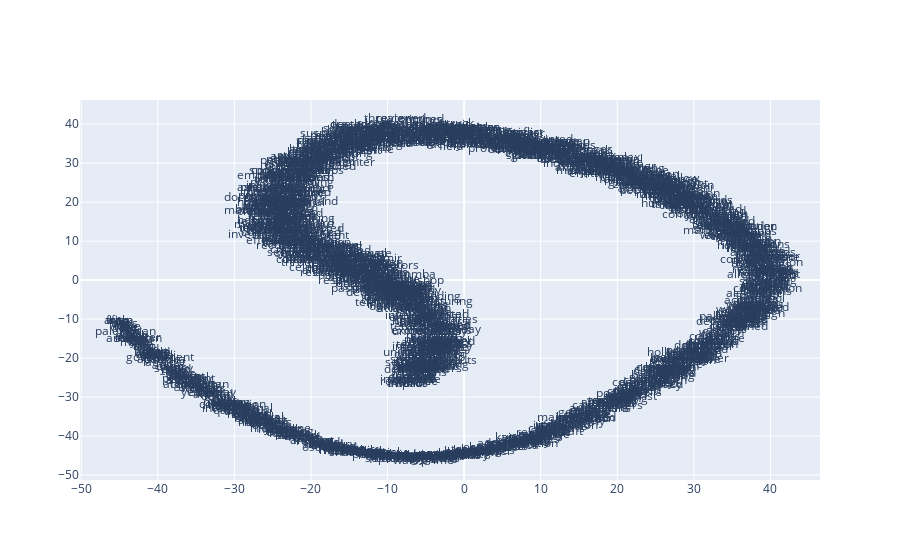

Notebook code cell kept with this figure:
### Markdown cell above
Visualising Word Embeddings
---------------------------

The word embeddings made by the model can be visualised by reducing
dimensionality of the words to 2 dimensions using tSNE.

Visualisations can be used to notice semantic and syntactic trends in the data.

Example:

* Semantic: words like cat, dog, cow, etc. have a tendency to lie close by
* Syntactic: words like run, running or cut, cutting lie close together.

Vector relations like vKing - vMan = vQueen - vWoman can also be noticed.

.. Important::
  The model used for the visualisation is trained on a small corpus. Thus
  some of the relations might not be so clear.

### Code cell
from sklearn.decomposition import IncrementalPCA    # inital reduction
from sklearn.manifold import TSNE                   # final reduction
import numpy as np                                  # array handling


def reduce_dimensions(model):
    num_dimensions = 2  # final num dimensions (2D, 3D, etc)

    # extract the words & their vectors, as numpy arrays
    vectors = np.asarray(model.wv.vectors)
    labels = np.asarray(model.wv.index_to_key)  # fixed-width numpy strings

    # reduce using t-SNE
    tsne = TSNE(n_components=num_dimensions, random_state=0)
    vectors = tsne.fit_transform(vectors)

    x_vals = [v[0] for v in vectors]
    y_vals = [v[1] for v in vectors]
    return x_vals, y_vals, labels


x_vals, y_vals, labels = reduce_dimensions(model)

def plot_with_plotly(x_vals, y_vals, labels, plot_in_notebook=True):
    from plotly.offline import init_notebook_mode, iplot, plot
    import plotly.graph_objs as go

    trace = go.Scatter(x=x_vals, y=y_vals, mode='text', text=labels)
    data = [trace]

    if plot_in_notebook:
        init_notebook_mode(connected=True)
        iplot(data, filename='word-embedding-plot')
    else:
        plot(data, filename='word-embedding-plot.html')


def plot_with_matplotlib(x_vals, y_vals, labels):
    import matplotlib.pyplot as plt
    import random

    random.seed(0)

    plt.figure(figsize=(12, 12))
    plt.scatter(x_vals, y_vals)

    #
    # Label randomly subsampled 25 data points
    #
    indices = list(range(len(labels)))
    selected_indices = random.sample(indices, 25)
    for i in selected_indices:
        plt.annotate(labels[i], (x_vals[i], y_vals[i]))

try:
    get_ipython()
except Exception:
    plot_function = plot_with_matplotlib
else:
    plot_function = plot_with_plotly

plot_function(x_vals, y_vals, labels)

### Figure 1 — Plotly figure (JSON) as saved in the notebook; plotly's stock layout.template omitted (floating-point values rounded to 4 significant figures; data arrays with more than 128 entries replaced by an {"elided": "..."} marker saying what was removed)
{"data": [{"mode": "text", "text": {"elided": "1750 str values"}, "type": "scatter", "x": {"elided": "1750 float values"}, "y": {"elided": "1750 float values"}}], "layout": {}}
